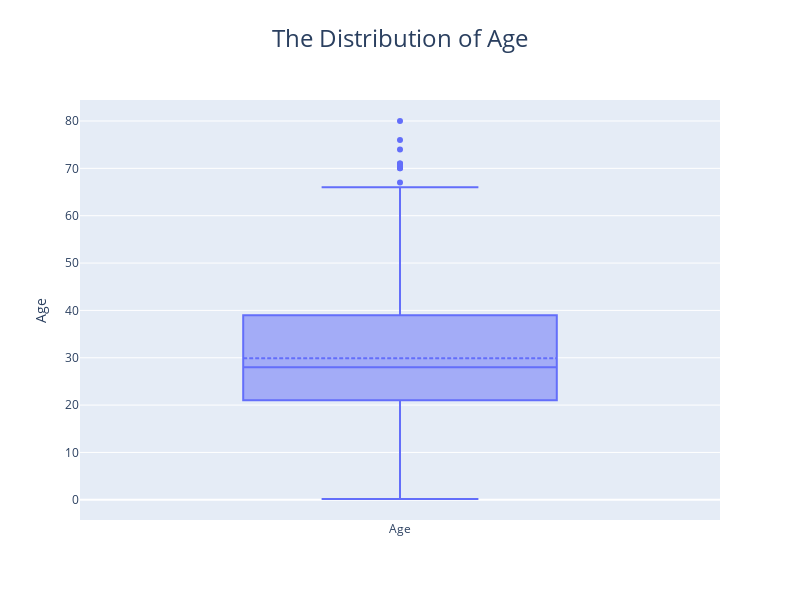

Notebook source saved alongside this figure:
### Code cell
age_fig =go.Figure()
age_fig.add_trace(go.Box(
    y=data_preprocessed_df['Age'],
    name='Age',
    boxmean=True
))

age_fig.update_layout(
    height=600,
    width=800,
    title={
        'text':'The Distribution of Age',
        'font':{'size':24},
        'y':0.95,
        'x':0.5,
        'xanchor':'center',
        'yanchor':'top'},
        yaxis_title='Age'
)

### Figure 1 — Plotly figure (JSON) as saved in the notebook; plotly's stock layout.template omitted (floating-point values rounded to 4 significant figures; data arrays with more than 128 entries replaced by an {"elided": "..."} marker saying what was removed)
{"data": [{"boxmean": true, "name": "Age", "type": "box", "y": {"elided": "1309 float values"}}], "layout": {"height": 600, "title": {"font": {"size": 24}, "text": "The Distribution of Age", "x": 0.5, "xanchor": "center", "y": 0.95, "yanchor": "top"}, "width": 800, "yaxis": {"title": {"text": "Age"}}}}
